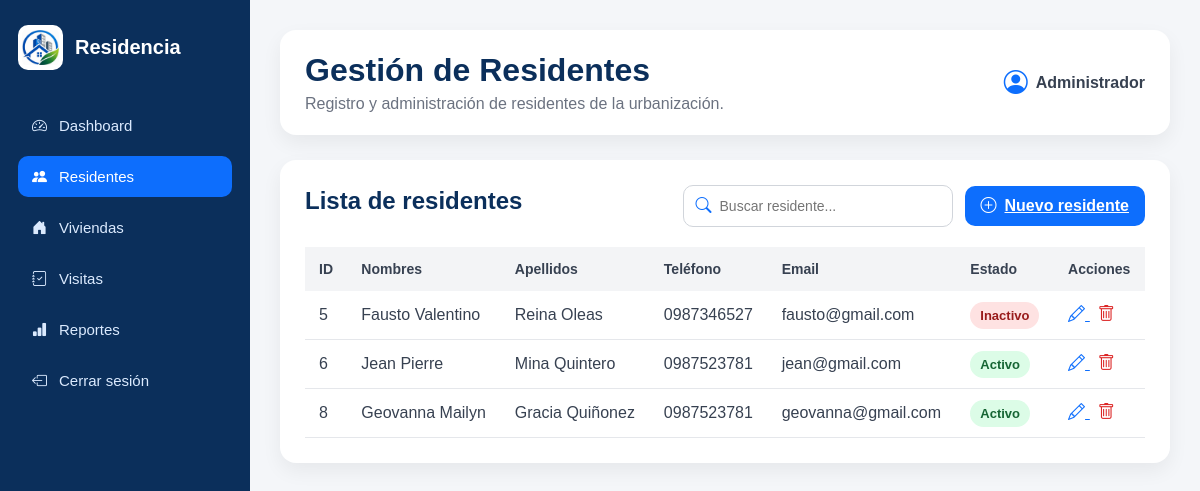
/residentes/, run on the app's committed database.
### residentes/models.py (models this page shows, shortened)
class Residente(models.Model):
    nombres = models.CharField(max_length=100)
    apellidos = models.CharField(max_length=100)
    telefono = models.CharField(max_length=15)
    email = models.EmailField(max_length=100)
    estado = models.BooleanField(default=True)

### residentes/views.py (the view)
# urls.py: path("", include("residentes.urls")),
def residentes(request):
    lista_residentes = Residente.objects.all()
    return render(request, "residentes/residentes.html", {
        "residentes": lista_residentes
    })

### residentes/templates/residentes/residentes.html (shortened to what this page needs)
{% load static %}
<!DOCTYPE html>
<html lang="es">
<head>
    <link rel="stylesheet" href="{% static 'css/dashboard.css' %}">
    <link rel="stylesheet"
          href="https://cdn.jsdelivr.net/npm/bootstrap-icons@1.11.3/font/bootstrap-icons.min.css">
</head>
<body>
<div class="layout">
    <aside class="sidebar">
        <div class="brand">
            <img src="{% static 'img/logo.png' %}" alt="Logo">
            <h2>Residencia</h2>
        </div>
        <nav>
    <a href="{% url 'dashboard' %}">
        <i class="bi bi-speedometer2"></i>
        Dashboard
    </a>
    <a href="{% url 'residentes' %}" class="active">
        <i class="bi bi-people-fill"></i>
        Residentes
    </a>
    <a href="{% url 'viviendas' %}">
        <i class="bi bi-house-door-fill"></i>
        Viviendas
    </a>
    <a href="{% url 'visitas' %}">
        <i class="bi bi-journal-check"></i>
        Visitas
    </a>
    <a href="{% url 'reportes' %}">
        <i class="bi bi-bar-chart-fill"></i>
        Reportes
    </a>
    <a href="{% url 'login' %}">
        <i class="bi bi-box-arrow-left"></i>
        Cerrar sesión
    </a>
</nav>
    </aside>
    <main class="main-content">
        <header class="topbar">
            <div>
                <h1>Gestión de Residentes</h1>
                <p>Registro y administración de residentes de la urbanización.</p>
            </div>
            <div class="user-box">
                <i class="bi bi-person-circle"></i>
                <span>Administrador</span>
            </div>
        </header>
        <section class="panel">
            <div class="panel-header">
    <h2>Lista de residentes</h2>
    <div class="panel-actions">
        <div class="search-box">
            <i class="bi bi-search"></i>
            <input type="text" id="buscarResidente" placeholder="Buscar residente...">
        </div>
        <a href="{% url 'nuevo_residente' %}" class="btn-primary">
            <i class="bi bi-plus-circle"></i>
            Nuevo residente
        </a>
    </div>
</div>
            <table class="data-table">
                <thead>
                    <tr>
                        <th>ID</th>
                        <th>Nombres</th>
                        <th>Apellidos</th>
                        <th>Teléfono</th>
                        <th>Email</th>
                        <th>Estado</th>
                        <th>Acciones</th>
                    </tr>
                </thead>
                <tbody>
    {% for residente in residentes %}
        <tr>
            <td>{{ residente.id }}</td>
            <td>{{ residente.nombres }}</td>
            <td>{{ residente.apellidos }}</td>
            <td>{{ residente.telefono }}</td>
            <td>{{ residente.email }}</td>
            <td>
                {% if residente.estado %}
                    <span class="status active">Activo</span>
                {% else %}
                    <span class="status inactive">Inactivo</span>
                {% endif %}
            </td>
            <td>
                <a href="{% url 'editar_residente' residente.id %}" class="btn-icon edit">
    <i class="bi bi-pencil"></i>
</a>
                <a href="{% url 'eliminar_residente' residente.id %}"
   class="btn-icon delete"
   onclick="return confirm('¿Está seguro de eliminar este residente?');">
    <i class="bi bi-trash"></i>
</a>
            </td>
        </tr>
    {% empty %}
        <tr>
            <td colspan="7">No existen residentes registrados.</td>
        </tr>
    {% endfor %}
</tbody>
            </table>
        </section>
    </main>
</div>
</body>
</html>

### residentes/static/css/dashboard.css (style rules this page uses)
* { margin: 0; padding: 0; box-sizing: border-box; }
body { font-family: Arial, Helvetica, sans-serif; background: #f4f6f9; color: #1f2937; }
.layout { display: flex; min-height: 100vh; }
.sidebar { width: 250px; background: #0b2f5b; color: white; padding: 25px 18px; }
.brand { display: flex; align-items: center; gap: 12px; margin-bottom: 35px; }
.brand img { width: 45px; height: 45px; object-fit: contain; background: white; border-radius: 10px; padding: 4px; }
.brand h2 { font-size: 20px; }
.sidebar nav { display: flex; flex-direction: column; gap: 10px; }
.sidebar nav a { color: #dbeafe; text-decoration: none; padding: 12px 14px; border-radius: 10px; display: flex; align-items: center; gap: 12px; font-size: 15px; }
.sidebar nav a:hover, .sidebar nav a.active { background: #0d6efd; color: white; }
.main-content { flex: 1; padding: 30px; }
.topbar { background: white; border-radius: 16px; padding: 22px 25px; box-shadow: 0 8px 20px rgba(0,0,0,.06); display: flex; justify-content: space-between; align-items: center; margin-bottom: 25px; }
.topbar h1 { color: #0b2f5b; margin-bottom: 6px; }
.topbar p { color: #6b7280; }
.user-box { display: flex; align-items: center; gap: 8px; color: #374151; font-weight: bold; }
.user-box i { font-size: 24px; color: #0d6efd; }
.panel { background: white; padding: 25px; border-radius: 16px; box-shadow: 0 8px 20px rgba(0,0,0,.06); }
.panel h2 { color: #0b2f5b; margin-bottom: 10px; }
.panel-header { display: flex; justify-content: space-between; align-items: center; margin-bottom: 20px; }
.btn-primary { background: #0d6efd; color: white; border: none; border-radius: 10px; padding: 11px 16px; font-weight: bold; cursor: pointer; display: flex; align-items: center; gap: 8px; }
.data-table { width: 100%; border-collapse: collapse; }
.data-table th { background: #f3f4f6; color: #374151; text-align: left; padding: 14px; font-size: 14px; }
.data-table td { padding: 14px; border-bottom: 1px solid #e5e7eb; color: #374151; }
.status { padding: 6px 10px; border-radius: 20px; font-size: 13px; font-weight: bold; }
.status.active { background: #dcfce7; color: #166534; }
.status.inactive { background: #fee2e2; color: #991b1b; }
.btn-icon { border: none; background: transparent; cursor: pointer; font-size: 17px; margin-right: 8px; }
.btn-icon.edit { color: #0d6efd; }
.btn-icon.delete { color: #dc2626; }
.panel-actions { display: flex; align-items: center; gap: 12px; }
.search-box { display: flex; align-items: center; border: 1px solid #d1d5db; border-radius: 10px; background: white; padding: 0 12px; height: 42px; }
.search-box i { color: #0d6efd; margin-right: 8px; }
.search-box input { border: none; outline: none; font-size: 14px; width: 220px; }

### data on the page
Residente: id "5", nombres "Fausto Valentino", apellidos "Reina Oleas", telefono "0987346527", email "fausto@gmail.com", estado "Inactivo"
Residente: id "6", nombres "Jean Pierre", apellidos "Mina Quintero", telefono "0987523781", email "jean@gmail.com", estado "Activo"
Residente: id "8", nombres "Geovanna Mailyn", apellidos "Gracia Quiñonez", telefono "0987523781", email "geovanna@gmail.com", estado "Activo"
